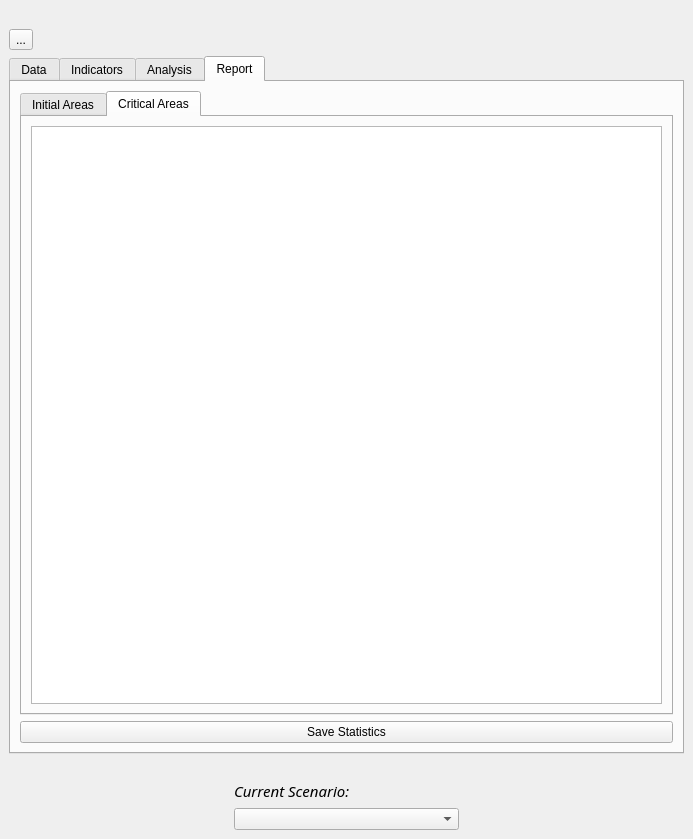
<?xml version="1.0" encoding="UTF-8"?>
<ui version="4.0">
 <author>ADVISOR</author>
 <class>SpatialDecisionDockWidgetBase</class>
 <widget class="QDockWidget" name="SpatialDecisionDockWidgetBase">
  <property name="geometry">
   <rect>
    <x>0</x>
    <y>0</y>
    <width>693</width>
    <height>839</height>
   </rect>
  </property>
  <property name="sizePolicy">
   <sizepolicy hsizetype="Fixed" vsizetype="Expanding">
    <horstretch>0</horstretch>
    <verstretch>0</verstretch>
   </sizepolicy>
  </property>
  <property name="minimumSize">
   <size>
    <width>503</width>
    <height>839</height>
   </size>
  </property>
  <property name="acceptDrops">
   <bool>false</bool>
  </property>
  <property name="styleSheet">
   <string notr="true">background=rgb(255, 255, 255)</string>
  </property>
  <property name="windowTitle">
   <string>ADVISOR</string>
  </property>
  <widget class="QWidget" name="dockWidgetContents">
   <layout class="QVBoxLayout" name="verticalLayout_12">
    <item>
     <spacer name="horizontalSpacer_2">
      <property name="orientation">
       <enum>Qt::Horizontal</enum>
      </property>
      <property name="sizeHint" stdset="0">
       <size>
        <width>536</width>
        <height>20</height>
       </size>
      </property>
     </spacer>
    </item>
    <item>
     <widget class="QToolButton" name="bigiconButton">
      <property name="text">
       <string>...</string>
      </property>
      <property name="iconSize">
       <size>
        <width>300</width>
        <height>76</height>
       </size>
      </property>
     </widget>
    </item>
    <item>
     <widget class="QTabWidget" name="sampleWidgets">
      <property name="sizePolicy">
       <sizepolicy hsizetype="Ignored" vsizetype="Expanding">
        <horstretch>0</horstretch>
        <verstretch>0</verstretch>
       </sizepolicy>
      </property>
      <property name="minimumSize">
       <size>
        <width>260</width>
        <height>0</height>
       </size>
      </property>
      <property name="styleSheet">
       <string notr="true">font: 9pt &quot;Trebuchet MS&quot;;</string>
      </property>
      <property name="currentIndex">
       <number>3</number>
      </property>
      <widget class="QWidget" name="dataTab">
       <attribute name="title">
        <string>Data</string>
       </attribute>
       <widget class="QPushButton" name="createScenarioButton">
        <property name="geometry">
         <rect>
          <x>150</x>
          <y>11</y>
          <width>200</width>
          <height>29</height>
         </rect>
        </property>
        <property name="sizePolicy">
         <sizepolicy hsizetype="Fixed" vsizetype="Fixed">
          <horstretch>0</horstretch>
          <verstretch>0</verstretch>
         </sizepolicy>
        </property>
        <property name="minimumSize">
         <size>
          <width>200</width>
          <height>0</height>
         </size>
        </property>
        <property name="styleSheet">
         <string notr="true">font: 75 bold italic &quot;Trebuchet MS&quot;;</string>
        </property>
        <property name="text">
         <string>Create new Scenario</string>
        </property>
       </widget>
       <widget class="QWidget" name="">
        <property name="geometry">
         <rect>
          <x>10</x>
          <y>57</y>
          <width>631</width>
          <height>311</height>
         </rect>
        </property>
        <layout class="QVBoxLayout" name="verticalLayout_4">
         <item>
          <widget class="QLabel" name="label_3">
           <property name="sizePolicy">
            <sizepolicy hsizetype="Minimum" vsizetype="Preferred">
             <horstretch>0</horstretch>
             <verstretch>0</verstretch>
            </sizepolicy>
           </property>
           <property name="minimumSize">
            <size>
             <width>300</width>
             <height>0</height>
            </size>
           </property>
           <property name="styleSheet">
            <string notr="true">font: &quot;Trebuchet MS&quot;;</string>
           </property>
           <property name="text">
            <string>&lt;html&gt;&lt;head/&gt;&lt;body&gt;&lt;p&gt;This plugin includes sample data &lt;br/&gt;fom the city of Rotterdam:&lt;/p&gt;&lt;/body&gt;&lt;/html&gt;</string>
           </property>
          </widget>
         </item>
         <item>
          <widget class="QPushButton" name="loadAmsterdamNoordButton">
           <property name="sizePolicy">
            <sizepolicy hsizetype="Fixed" vsizetype="Fixed">
             <horstretch>0</horstretch>
             <verstretch>0</verstretch>
            </sizepolicy>
           </property>
           <property name="minimumSize">
            <size>
             <width>200</width>
             <height>0</height>
            </size>
           </property>
           <property name="styleSheet">
            <string notr="true">font: 75 bold italic&quot;Trebuchet MS&quot;;</string>
           </property>
           <property name="text">
            <string>Load sample data</string>
           </property>
          </widget>
         </item>
         <item>
          <widget class="QLabel" name="label_4">
           <property name="sizePolicy">
            <sizepolicy hsizetype="Minimum" vsizetype="Preferred">
             <horstretch>0</horstretch>
             <verstretch>0</verstretch>
            </sizepolicy>
           </property>
           <property name="styleSheet">
            <string notr="true">font: &quot;Trebuchet MS&quot;;</string>
           </property>
           <property name="text">
            <string>Layer with the nodes (stops) of the public transport netwrok</string>
           </property>
          </widget>
         </item>
         <item>
          <widget class="QComboBox" name="selectNetworkCombo">
           <property name="sizePolicy">
            <sizepolicy hsizetype="Fixed" vsizetype="Fixed">
             <horstretch>0</horstretch>
             <verstretch>0</verstretch>
            </sizepolicy>
           </property>
           <property name="minimumSize">
            <size>
             <width>178</width>
             <height>0</height>
            </size>
           </property>
           <property name="mouseTracking">
            <bool>false</bool>
           </property>
           <property name="acceptDrops">
            <bool>false</bool>
           </property>
           <property name="styleSheet">
            <string notr="true">font: &quot;Trebuchet MS&quot;;</string>
           </property>
           <property name="editable">
            <bool>false</bool>
           </property>
          </widget>
         </item>
         <item>
          <widget class="QLabel" name="label_5">
           <property name="sizePolicy">
            <sizepolicy hsizetype="Minimum" vsizetype="Minimum">
             <horstretch>0</horstretch>
             <verstretch>0</verstretch>
            </sizepolicy>
           </property>
           <property name="styleSheet">
            <string notr="true">font: &quot;Trebuchet MS&quot;;</string>
           </property>
           <property name="text">
            <string>Layer with Census data per neighbourhood:</string>
           </property>
          </widget>
         </item>
         <item>
          <widget class="QComboBox" name="selectNodeCombo">
           <property name="sizePolicy">
            <sizepolicy hsizetype="Fixed" vsizetype="Fixed">
             <horstretch>0</horstretch>
             <verstretch>0</verstretch>
            </sizepolicy>
           </property>
           <property name="minimumSize">
            <size>
             <width>178</width>
             <height>0</height>
            </size>
           </property>
           <property name="styleSheet">
            <string notr="true">font: &quot;Trebuchet MS&quot;;</string>
           </property>
          </widget>
         </item>
         <item>
          <widget class="QLabel" name="label_14">
           <property name="text">
            <string>Layer with Census data per grid cell:</string>
           </property>
          </widget>
         </item>
        </layout>
       </widget>
      </widget>
      <widget class="QWidget" name="analysisTab">
       <attribute name="title">
        <string>Indicators</string>
       </attribute>
       <widget class="QLabel" name="label">
        <property name="geometry">
         <rect>
          <x>15</x>
          <y>268</y>
          <width>16</width>
          <height>16</height>
         </rect>
        </property>
        <property name="text">
         <string/>
        </property>
       </widget>
       <widget class="QWidget" name="layoutWidget">
        <property name="geometry">
         <rect>
          <x>11</x>
          <y>11</y>
          <width>511</width>
          <height>451</height>
         </rect>
        </property>
        <layout class="QVBoxLayout" name="verticalLayout_5">
         <item>
          <layout class="QVBoxLayout" name="verticalLayout_7">
           <item>
            <widget class="QLabel" name="label_10">
             <property name="sizePolicy">
              <sizepolicy hsizetype="Expanding" vsizetype="Preferred">
               <horstretch>0</horstretch>
               <verstretch>0</verstretch>
              </sizepolicy>
             </property>
             <property name="styleSheet">
              <string notr="true">font: 9pt &quot;Trebuchet MS&quot;;</string>
             </property>
             <property name="text">
              <string>&lt;html&gt;&lt;head/&gt;&lt;body&gt;&lt;p&gt;Select public transport modes to filter the nodes:&lt;/p&gt;&lt;/body&gt;&lt;/html&gt;</string>
             </property>
            </widget>
           </item>
           <item>
            <widget class="QCheckBox" name="checkBox_2">
             <property name="text">
              <string>tram</string>
             </property>
            </widget>
           </item>
           <item>
            <widget class="QCheckBox" name="checkBox">
             <property name="text">
              <string>metro</string>
             </property>
            </widget>
           </item>
           <item>
            <layout class="QGridLayout" name="gridLayout">
             <item row="0" column="0">
              <widget class="QCheckBox" name="checkBox_3">
               <property name="text">
                <string>bus</string>
               </property>
              </widget>
             </item>
             <item row="1" column="0">
              <widget class="QCheckBox" name="checkBox_4">
               <property name="text">
                <string>train</string>
               </property>
              </widget>
             </item>
            </layout>
           </item>
           <item>
            <layout class="QHBoxLayout" name="horizontalLayout_6"/>
           </item>
          </layout>
         </item>
         <item>
          <layout class="QFormLayout" name="formLayout">
           <property name="fieldGrowthPolicy">
            <enum>QFormLayout::AllNonFixedFieldsGrow</enum>
           </property>
           <item row="1" column="1">
            <widget class="QLabel" name="label_9">
             <property name="text">
              <string>Select time slot:</string>
             </property>
            </widget>
           </item>
           <item row="2" column="1">
            <widget class="QComboBox" name="selectTransportCombo">
             <property name="enabled">
              <bool>true</bool>
             </property>
             <property name="sizePolicy">
              <sizepolicy hsizetype="Expanding" vsizetype="Fixed">
               <horstretch>0</horstretch>
               <verstretch>0</verstretch>
              </sizepolicy>
             </property>
             <property name="minimumSize">
              <size>
               <width>0</width>
               <height>0</height>
              </size>
             </property>
             <property name="styleSheet">
              <string notr="true">font: 9pt &quot;Trebuchet MS&quot;;
</string>
             </property>
             <item>
              <property name="text">
               <string>weekdays 6:30-9:00</string>
              </property>
             </item>
             <item>
              <property name="text">
               <string>weekdays 16:00-18:30</string>
              </property>
             </item>
             <item>
              <property name="text">
               <string>weekdays  9:00-16:00</string>
              </property>
             </item>
             <item>
              <property name="text">
               <string>weekends 6:30-9:00</string>
              </property>
             </item>
             <item>
              <property name="text">
               <string>weekends 16:00-18:30</string>
              </property>
             </item>
             <item>
              <property name="text">
               <string>weekends  9:00-16:00</string>
              </property>
             </item>
            </widget>
           </item>
           <item row="5" column="1">
            <widget class="QLabel" name="label_15">
             <property name="text">
              <string>Analysis based on group:</string>
             </property>
            </widget>
           </item>
           <item row="6" column="1">
            <widget class="QComboBox" name="comboBox">
             <item>
              <property name="text">
               <string>age: 0-14 </string>
              </property>
             </item>
             <item>
              <property name="text">
               <string>age:15-64</string>
              </property>
             </item>
             <item>
              <property name="text">
               <string>age &gt; 65 </string>
              </property>
             </item>
             <item>
              <property name="text">
               <string>disable</string>
              </property>
             </item>
             <item>
              <property name="text">
               <string>none</string>
              </property>
             </item>
            </widget>
           </item>
           <item row="3" column="1">
            <widget class="QLabel" name="label_13">
             <property name="text">
              <string>Ignore nodes with frequency below:</string>
             </property>
            </widget>
           </item>
           <item row="4" column="1">
            <widget class="QLabel" name="label_16">
             <property name="text">
              <string>per hour</string>
             </property>
            </widget>
           </item>
          </layout>
         </item>
        </layout>
       </widget>
      </widget>
      <widget class="QWidget" name="tab">
       <property name="sizePolicy">
        <sizepolicy hsizetype="Fixed" vsizetype="Preferred">
         <horstretch>0</horstretch>
         <verstretch>0</verstretch>
        </sizepolicy>
       </property>
       <attribute name="title">
        <string>Analysis</string>
       </attribute>
       <widget class="QWidget" name="layoutWidget">
        <property name="geometry">
         <rect>
          <x>11</x>
          <y>1</y>
          <width>601</width>
          <height>571</height>
         </rect>
        </property>
        <layout class="QGridLayout" name="gridLayout_5">
         <item row="1" column="0">
          <layout class="QVBoxLayout" name="verticalLayout_10">
           <item>
            <layout class="QVBoxLayout" name="verticalLayout_13">
             <item>
              <widget class="QLabel" name="label_7">
               <property name="text">
                <string>Detect initialize isolated areas</string>
               </property>
              </widget>
             </item>
             <item>
              <widget class="QLabel" name="label_8">
               <property name="text">
                <string>Ignore grid cells with population below:</string>
               </property>
              </widget>
             </item>
             <item>
              <spacer name="verticalSpacer">
               <property name="orientation">
                <enum>Qt::Vertical</enum>
               </property>
               <property name="sizeHint" stdset="0">
                <size>
                 <width>20</width>
                 <height>40</height>
                </size>
               </property>
              </spacer>
             </item>
             <item>
              <widget class="QCheckBox" name="checkBox_5">
               <property name="text">
                <string>Show initial isolated areas</string>
               </property>
              </widget>
             </item>
            </layout>
           </item>
          </layout>
         </item>
         <item row="0" column="0">
          <layout class="QFormLayout" name="formLayout_2">
           <property name="fieldGrowthPolicy">
            <enum>QFormLayout::AllNonFixedFieldsGrow</enum>
           </property>
           <item row="1" column="0">
            <widget class="QCheckBox" name="distanceVisiblecheckBox">
             <property name="text">
              <string>Show distance layer of current sceario</string>
             </property>
             <property name="checked">
              <bool>true</bool>
             </property>
            </widget>
           </item>
           <item row="0" column="0" colspan="2">
            <layout class="QVBoxLayout" name="verticalLayout_8">
             <item>
              <widget class="QLabel" name="label_6">
               <property name="font">
                <font>
                 <family>Trebuchet MS</family>
                 <pointsize>9</pointsize>
                 <weight>50</weight>
                 <italic>false</italic>
                 <bold>false</bold>
                </font>
               </property>
               <property name="text">
                <string>Analysis based on :</string>
               </property>
              </widget>
             </item>
             <item>
              <widget class="QLabel" name="label_12">
               <property name="sizePolicy">
                <sizepolicy hsizetype="Expanding" vsizetype="Preferred">
                 <horstretch>0</horstretch>
                 <verstretch>0</verstretch>
                </sizepolicy>
               </property>
               <property name="text">
                <string>&lt;html&gt;&lt;head/&gt;&lt;body&gt;&lt;p&gt;Coverage distance from each grid cell:&lt;/p&gt;&lt;/body&gt;&lt;/html&gt;</string>
               </property>
              </widget>
             </item>
             <item>
              <widget class="QSlider" name="stationDistanceSlider">
               <property name="sizePolicy">
                <sizepolicy hsizetype="MinimumExpanding" vsizetype="Fixed">
                 <horstretch>0</horstretch>
                 <verstretch>0</verstretch>
                </sizepolicy>
               </property>
               <property name="minimumSize">
                <size>
                 <width>239</width>
                 <height>0</height>
                </size>
               </property>
               <property name="maximum">
                <number>2000</number>
               </property>
               <property name="sliderPosition">
                <number>500</number>
               </property>
               <property name="orientation">
                <enum>Qt::Horizontal</enum>
               </property>
               <property name="tickPosition">
                <enum>QSlider::TicksAbove</enum>
               </property>
               <property name="tickInterval">
                <number>100</number>
               </property>
              </widget>
             </item>
             <item>
              <layout class="QHBoxLayout" name="horizontalLayout_3">
               <item>
                <spacer name="horizontalSpacer_5">
                 <property name="orientation">
                  <enum>Qt::Horizontal</enum>
                 </property>
                 <property name="sizeHint" stdset="0">
                  <size>
                   <width>40</width>
                   <height>20</height>
                  </size>
                 </property>
                </spacer>
               </item>
               <item>
                <layout class="QVBoxLayout" name="verticalLayout_6">
                 <item>
                  <widget class="QLabel" name="label_11">
                   <property name="text">
                    <string>&lt;html&gt;&lt;head/&gt;&lt;body&gt;&lt;p align=&quot;center&quot;&gt;Distance in meters:&lt;/p&gt;&lt;/body&gt;&lt;/html&gt;</string>
                   </property>
                  </widget>
                 </item>
                 <item>
                  <widget class="QLineEdit" name="sliderValue">
                   <property name="sizePolicy">
                    <sizepolicy hsizetype="Fixed" vsizetype="Preferred">
                     <horstretch>0</horstretch>
                     <verstretch>0</verstretch>
                    </sizepolicy>
                   </property>
                   <property name="minimumSize">
                    <size>
                     <width>0</width>
                     <height>22</height>
                    </size>
                   </property>
                   <property name="text">
                    <string>500</string>
                   </property>
                   <property name="alignment">
                    <set>Qt::AlignCenter</set>
                   </property>
                  </widget>
                 </item>
                </layout>
               </item>
               <item>
                <spacer name="horizontalSpacer_6">
                 <property name="orientation">
                  <enum>Qt::Horizontal</enum>
                 </property>
                 <property name="sizeHint" stdset="0">
                  <size>
                   <width>40</width>
                   <height>20</height>
                  </size>
                 </property>
                </spacer>
               </item>
              </layout>
             </item>
            </layout>
           </item>
          </layout>
         </item>
         <item row="3" column="0">
          <widget class="QPushButton" name="screenshotButton">
           <property name="text">
            <string>Make Screenshot Map</string>
           </property>
          </widget>
         </item>
         <item row="2" column="0">
          <layout class="QGridLayout" name="gridLayout_4">
           <item row="0" column="0">
            <widget class="QLabel" name="label_18">
             <property name="text">
              <string>Detect critical isolated areas</string>
             </property>
            </widget>
           </item>
           <item row="2" column="0">
            <spacer name="verticalSpacer_3">
             <property name="orientation">
              <enum>Qt::Vertical</enum>
             </property>
             <property name="sizeHint" stdset="0">
              <size>
               <width>20</width>
               <height>40</height>
              </size>
             </property>
            </spacer>
           </item>
           <item row="3" column="0">
            <widget class="QCheckBox" name="checkBox_6">
             <property name="text">
              <string>Show critical isolated areas</string>
             </property>
            </widget>
           </item>
           <item row="1" column="0">
            <widget class="QLabel" name="label_19">
             <property name="text">
              <string>Ignore isolated areas with population density below:</string>
             </property>
            </widget>
           </item>
          </layout>
         </item>
        </layout>
       </widget>
       <widget class="QPushButton" name="pushButton">
        <property name="geometry">
         <rect>
          <x>10</x>
          <y>570</y>
          <width>599</width>
          <height>29</height>
         </rect>
        </property>
        <property name="text">
         <string>Save Scenario</string>
        </property>
       </widget>
      </widget>
      <widget class="QWidget" name="visualisationTab">
       <attribute name="title">
        <string>Report</string>
       </attribute>
       <layout class="QVBoxLayout" name="verticalLayout">
        <item>
         <widget class="QTabWidget" name="tabWidget">
          <property name="sizePolicy">
           <sizepolicy hsizetype="Expanding" vsizetype="Expanding">
            <horstretch>0</horstretch>
            <verstretch>0</verstretch>
           </sizepolicy>
          </property>
          <property name="minimumSize">
           <size>
            <width>269</width>
            <height>0</height>
           </size>
          </property>
          <property name="styleSheet">
           <string notr="true"/>
          </property>
          <property name="currentIndex">
           <number>1</number>
          </property>
          <widget class="QWidget" name="tab_2">
           <attribute name="title">
            <string>Initial Areas</string>
           </attribute>
           <layout class="QGridLayout" name="gridLayout_3">
            <item row="0" column="0">
             <widget class="QTableWidget" name="statistics1Table">
              <property name="sizePolicy">
               <sizepolicy hsizetype="Expanding" vsizetype="Expanding">
                <horstretch>0</horstretch>
                <verstretch>0</verstretch>
               </sizepolicy>
              </property>
              <property name="styleSheet">
               <string notr="true"/>
              </property>
             </widget>
            </item>
           </layout>
          </widget>
          <widget class="QWidget" name="tab_3">
           <property name="sizePolicy">
            <sizepolicy hsizetype="Fixed" vsizetype="Preferred">
             <horstretch>0</horstretch>
             <verstretch>0</verstretch>
            </sizepolicy>
           </property>
           <attribute name="title">
            <string>Critical Areas</string>
           </attribute>
           <layout class="QGridLayout" name="gridLayout_2">
            <item row="0" column="0">
             <widget class="QTableWidget" name="statistics2Table">
              <property name="sizePolicy">
               <sizepolicy hsizetype="Expanding" vsizetype="Expanding">
                <horstretch>0</horstretch>
                <verstretch>0</verstretch>
               </sizepolicy>
              </property>
             </widget>
            </item>
           </layout>
          </widget>
         </widget>
        </item>
        <item>
         <widget class="QPushButton" name="saveStatisticsButton">
          <property name="text">
           <string>Save Statistics</string>
          </property>
         </widget>
        </item>
       </layout>
      </widget>
     </widget>
    </item>
    <item>
     <spacer name="horizontalSpacer">
      <property name="orientation">
       <enum>Qt::Horizontal</enum>
      </property>
      <property name="sizeHint" stdset="0">
       <size>
        <width>536</width>
        <height>20</height>
       </size>
      </property>
     </spacer>
    </item>
    <item>
     <layout class="QHBoxLayout" name="horizontalLayout_2">
      <item>
       <spacer name="horizontalSpacer_4">
        <property name="orientation">
         <enum>Qt::Horizontal</enum>
        </property>
        <property name="sizeHint" stdset="0">
         <size>
          <width>40</width>
          <height>20</height>
         </size>
        </property>
       </spacer>
      </item>
      <item>
       <layout class="QVBoxLayout" name="verticalLayout_2">
        <item>
         <widget class="QLabel" name="label_2">
          <property name="font">
           <font>
            <family>Trebuchet MS</family>
            <pointsize>11</pointsize>
            <weight>50</weight>
            <italic>true</italic>
            <bold>false</bold>
           </font>
          </property>
          <property name="styleSheet">
           <string notr="true">font: italic 11pt &quot;Trebuchet MS&quot;;
</string>
          </property>
          <property name="text">
           <string>Current Scenario:</string>
          </property>
         </widget>
        </item>
        <item>
         <widget class="QComboBox" name="scenarioCombo">
          <property name="sizePolicy">
           <sizepolicy hsizetype="Expanding" vsizetype="Fixed">
            <horstretch>0</horstretch>
            <verstretch>0</verstretch>
           </sizepolicy>
          </property>
          <property name="styleSheet">
           <string notr="true">font: 9pt &quot;Trebuchet MS&quot;;</string>
          </property>
         </widget>
        </item>
       </layout>
      </item>
      <item>
       <spacer name="horizontalSpacer_3">
        <property name="orientation">
         <enum>Qt::Horizontal</enum>
        </property>
        <property name="sizeHint" stdset="0">
         <size>
          <width>40</width>
          <height>20</height>
         </size>
        </property>
       </spacer>
      </item>
     </layout>
    </item>
   </layout>
  </widget>
 </widget>
 <tabstops>
  <tabstop>selectNetworkCombo</tabstop>
  <tabstop>selectTransportCombo</tabstop>
  <tabstop>sliderValue</tabstop>
  <tabstop>statistics1Table</tabstop>
  <tabstop>statistics2Table</tabstop>
 </tabstops>
 <resources/>
 <connections/>
</ui>
